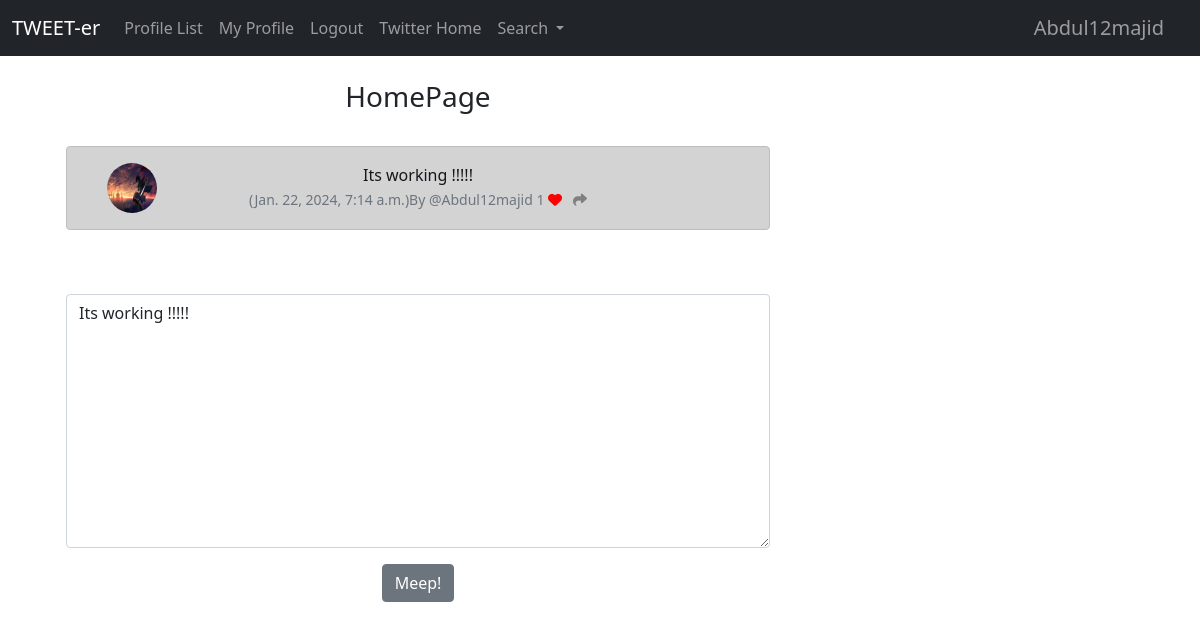
The app's page /edit_tweet/38 (signed in) with its own data.
### tweet/models.py (models this page shows, shortened)
class Tweet(models.Model):
	user=models.ForeignKey(User, related_name='tweets', on_delete=models.CASCADE)
	body=models.CharField(max_length=200)
	created_at=models.DateTimeField(auto_now_add=True)
	likes=models.ManyToManyField(User, related_name='tweet_like', blank=True)
	def number_of_likes(self):
		return self.likes.count()

class Profile(models.Model):
	user=models.OneToOneField(User, on_delete=models.CASCADE)
	follows=models.ManyToManyField('self', related_name='followed_by', symmetrical=False, blank=True)
	date_modified=models.DateTimeField(User, auto_now=True)
	profile_image=models.ImageField(null=True, blank=True, upload_to='images/')
	profile_bio=models.CharField(null=True, blank=True, max_length=500)
	profile_link=models.CharField(null=True, blank=True, max_length=100)

### tweet/views.py (the view)
# urls.py: path('edit_tweet/<int:pk>', views.edit_tweet, name='edit-tweet'),
def edit_tweet(request, pk):
	if request.user.is_authenticated:
		tweet=get_object_or_404(Tweet, id=pk)
		if request.user.username == tweet.user.username:
			form=TweetForm(request.POST or None, instance=tweet)
			if request.method == "POST":
				if form.is_valid():
					tweet=form.save(commit=False)
					tweet.user=request.user
					tweet.save()
					messages.success(request, ('Tweet Updated'))
					return redirect(request.META.get("HTTP_REFERER"))
			else:
				return render(request, 'edit_tweet.html', {'tweet':tweet, 'form':form})
		else:
			messages.success(request, ('Error..'))
			return redirect('home')
	else:
		messages.success(request, ('login to see who edit your tweet'))
		return redirect('home')

### tweet/forms.py
class TweetForm(ModelForm):
	body=forms.CharField(required=True, widget=forms.widgets.Textarea(attrs={'placeholder':'Add Meep', 'class':'form-control',}),
		label='',)
	class Meta:
		model=Tweet
		exclude=('user', 'likes', )

### tweet/templates/edit_tweet.html (shortened to what this page needs)
{% extends 'base.html' %}
{% load static %}
{% block content %}
<div class="container text-center">
    <div class="row">
        <div class="col-8">
<h3> HomePage </h3></br>
{% if tweet %}
    <div class="alert alert-dark" role='alert'>
                    <div class="container">
                        <div class="row">
                            <div class='col-1'>
                    {% if tweet.user.profile.profile_image %}
                    <img src="{{tweet.user.profile.profile_image.url}}" width="50" height="50" class="rounded-circle" alt="{{profile.user.username}}">
                    {% else %}
                    <img src="{% static 'image/user.jpg' %}" width="50" height="50" class="rounded-circle" alt="{{profile.user.username}}">
                    {% endif %}
                </div>
                <div class="col-10">
                    {{tweet.body}}</br>
                    <small class="text-muted">
                        ({{ tweet.created_at}})By
                        @{{ tweet.user.username }}
                        {{tweet.number_of_likes}}
                        {% if user in tweet.likes.all %}
                        <a href="{% url 'like-tweet' tweet.id %}">
                            <i class="fa-solid fa-heart" style="color:red;"></i></a>
                        {% else %}
                        <a href="{% url 'like-tweet' tweet.id %}">
                            <i class="fa fa-heart-o" style="color:red;"></i></a>
                        {% endif %}
                        <a href="{% url 'share-tweet' tweet.id %}">
                            <i class="fa-solid fa-share" style="color:grey;"></i>
                        </a>
                    </small>
                 </div></br>
                </div>
            </div>
            </div>
{% endif %}
    {% if form %}
    <form method="POST">
    	{{ form.as_p }}
    	<button type="submit" class="btn btn-secondary">Meep!</button>
    </form>
</div>
    {% endif %}
</div>
{% endblock %}

### tweet/templates/navbar.html (shortened to what this page needs)
<nav class="navbar navbar-expand-lg navbar-dark bg-dark">
  <div class="container-fluid">
    <a class="navbar-brand" href="/">TWEET-er</a>
    <div class="collapse navbar-collapse" id="navbarSupportedContent">
      <ul class="navbar-nav me-auto mb-2 mb-lg-0">
        {% if user.is_authenticated %}
        <li class="nav-item">
          <a class="nav-link" href="/profile_list">Profile List</a>
        </li>
        <li class="nav-item">
          <a class="nav-link" href="{% url 'profile' request.user.id %}">My Profile</a>
        </li>
        <li class="nav-item">
          <a class="nav-link" href="{% url 'logout' %}">Logout</a>
        </li>
        <li class="nav-item">
          <a class="nav-link" href="{% url 'twitter' %}">Twitter Home</a>
        </li>
        <li class="nav-item dropdown">
          <a class="nav-link dropdown-toggle" href="#" role="button" data-bs-toggle="dropdown" aria-expanded="false">
            Search
          </a>
        </li>
        {% endif %}
      </ul>
      {% if user.is_authenticated %}
        <ul class='navbar-nav ml-auto'>
          <li class="nav-link navbar-brand">
            {{user}}
          </li>
        </ul>
      {% endif %}
    </div>
  </div>
</nav>

### records on screen
Tweet: user.profile.profile_image (picture), body "Its working !!!!!", created_at "Jan. 22, 2024, 7:14 a.m.", user.username "Abdul12majid", number_of_likes "1"

### other values on screen
{{ user }} "Abdul12majid"
